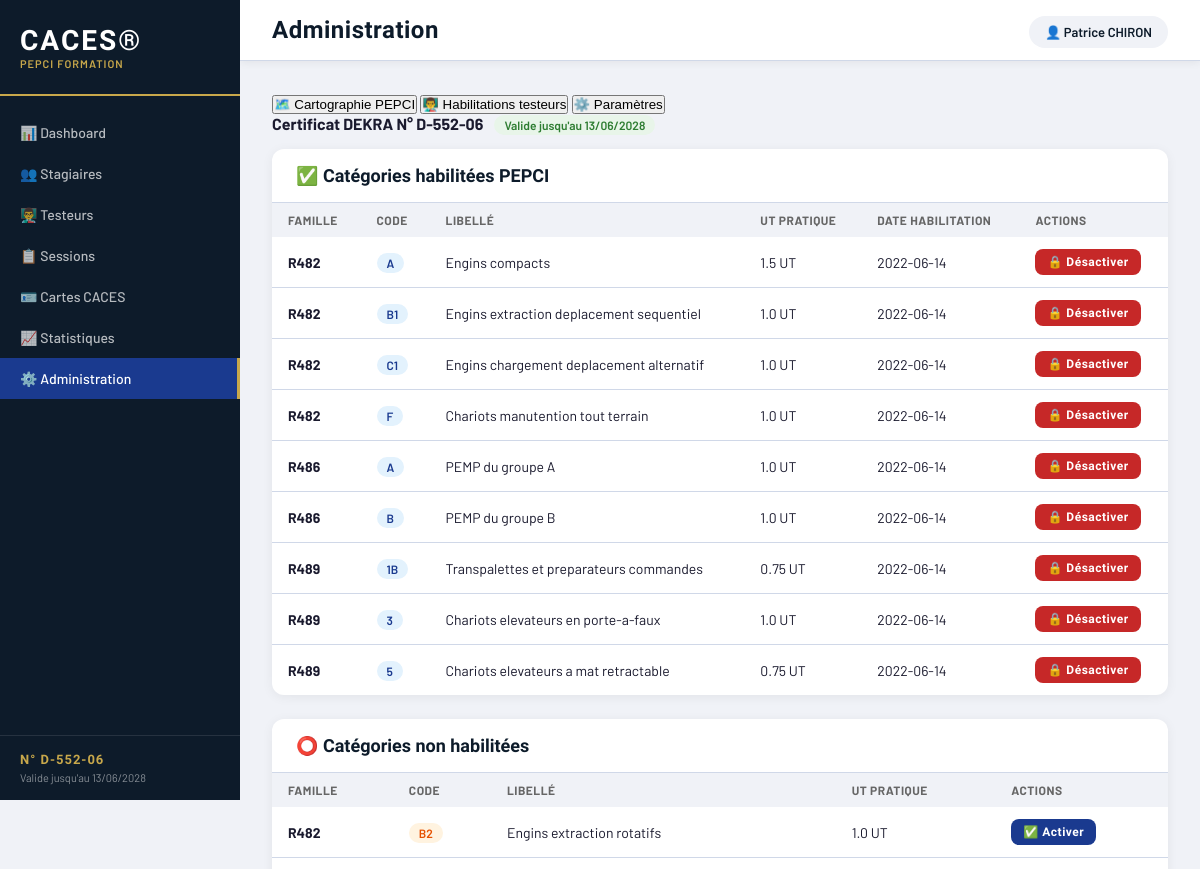
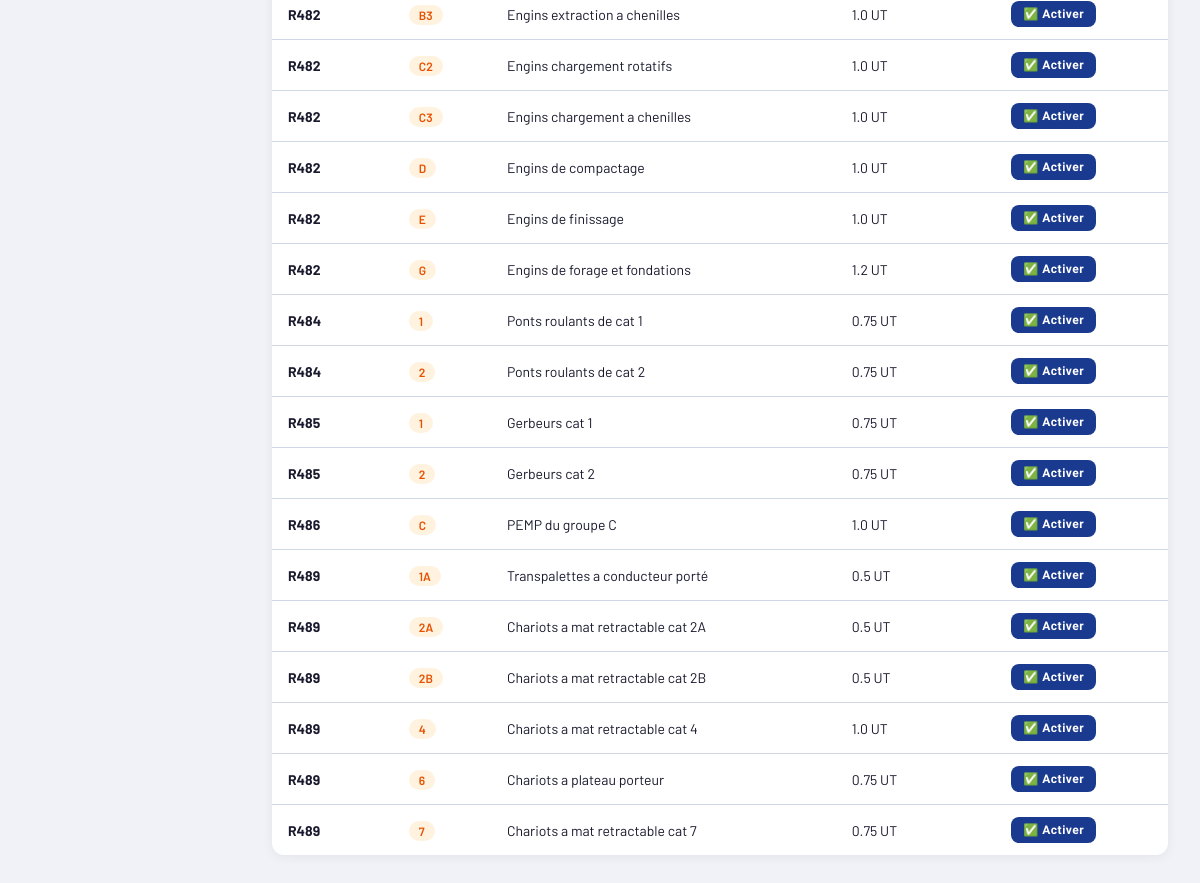
The page /admin on the database its author committed (2 pictures, top to bottom).
### app/models/categorie.py (models this page shows)
class Categorie(Base):
    __tablename__ = "categories"
    id = Column(Integer, primary_key=True, index=True)
    famille_id = Column(Integer, nullable=False)
    code = Column(String(10), nullable=False)
    libelle = Column(String(200), nullable=True)
    ut_pratique = Column(Float, default=1.0)  # Nombre d'UT pour l'épreuve pratique
    est_option = Column(Boolean, default=False)  # True si c'est une option (PE, Tel...)
    option_pe = Column(Boolean, default=False)
    option_tel = Column(Boolean, default=False)
    pepci_habilite = Column(Boolean, default=False)
    date_habilitation = Column(Date, nullable=True)
    actif = Column(Boolean, default=True)

### app/main.py (the view)
@app.get("/admin")
def page_admin(request: Request):
    db = SessionLocal()
    familles = db.query(Famille).filter(Famille.actif == True).all()
    categories_raw = db.query(Categorie).filter(Categorie.actif == True).all()
    testeurs_list = db.query(Testeur).filter(Testeur.actif == True).all()
    for t in testeurs_list:
        t.habilitations = db.query(HabilitationTesteur).filter(
            HabilitationTesteur.testeur_id == t.id,
            HabilitationTesteur.actif == True
        ).all()
    categories = []
    for c in categories_raw:
        f = db.query(Famille).filter(Famille.id == c.famille_id).first()
        c.famille_code = f.code if f else "?"
        categories.append(c)
    db.close()
    return templates.TemplateResponse(
        request=request,
        name="admin.html",
        context={
            "page": "admin",
            "familles": familles,
            "categories": categories,
            "testeurs": testeurs_list
        }
    )

### templates/admin.html (shortened to what this page needs)
{% extends "base.html" %}
{% block title %}Administration{% endblock %}
{% block content %}
<div class="tabs">
    <button class="tab active" onclick="showTab('cartographie', this)">🗺️ Cartographie PEPCI</button>
    <button class="tab" onclick="showTab('habilitations', this)">👨‍🏫 Habilitations testeurs</button>
    <button class="tab" onclick="showTab('parametres', this)">⚙️ Paramètres</button>
</div>
<div id="tab-cartographie">
    <div style="display:flex; justify-content:space-between; align-items:center; margin-bottom:16px;">
        <div>
            <strong>Certificat DEKRA N° D-552-06</strong>
            <span class="badge green" style="margin-left:8px;">Valide jusqu'au 13/06/2028</span>
        </div>
    </div>
    <div class="card">
        <div class="card-header">
            <h2>✅ Catégories habilitées PEPCI</h2>
        </div>
        <table class="table">
            <thead>
                <tr>
                    <th>Famille</th>
                    <th>Code</th>
                    <th>Libellé</th>
                    <th>UT pratique</th>
                    <th>Date habilitation</th>
                    <th>Actions</th>
                </tr>
            </thead>
            <tbody>
                {% for c in categories %}
                {% if c.pepci_habilite %}
                <tr>
                    <td><strong>{{ c.famille_code }}</strong></td>
                    <td><span class="badge blue">{{ c.code }}</span></td>
                    <td>{{ c.libelle }}</td>
                    <td>{{ c.ut_pratique }} UT</td>
                    <td>{{ c.date_habilitation or '—' }}</td>
                    <td>
                        <button class="btn btn-danger" style="padding:6px 12px; font-size:12px;"
                            onclick="desactiverHabilitation({{ c.id }}, '{{ c.famille_code }} {{ c.code }}')">
                            🔒 Désactiver
                        </button>
                    </td>
                </tr>
                {% endif %}
                {% endfor %}
            </tbody>
        </table>
    </div>
    <div style="margin-top:24px;">
        <div class="card">
            <div class="card-header">
                <h2>⭕ Catégories non habilitées</h2>
            </div>
            <table class="table">
                <thead>
                    <tr>
                        <th>Famille</th>
                        <th>Code</th>
                        <th>Libellé</th>
                        <th>UT pratique</th>
                        <th>Actions</th>
                    </tr>
                </thead>
                <tbody>
                    {% for c in categories %}
                    {% if not c.pepci_habilite %}
                    <tr>
                        <td><strong>{{ c.famille_code }}</strong></td>
                        <td><span class="badge orange">{{ c.code }}</span></td>
                        <td>{{ c.libelle }}</td>
                        <td>{{ c.ut_pratique }} UT</td>
                        <td>
                            <button class="btn btn-primary" style="padding:6px 12px; font-size:12px;"
                                onclick="activerHabilitation({{ c.id }}, '{{ c.famille_code }} {{ c.code }}')">
                                ✅ Activer
                            </button>
                        </td>
                    </tr>
                    {% endif %}
                    {% endfor %}
                </tbody>
            </table>
        </div>
    </div>
</div>
{% endblock %}

### static/style.css (style rules this page uses)
:root { --blue: #1a3a8f; --blue-light: #2350c8; --dark: #0d1b2a; --gold: #c8a84b; --green: #2e7d32; --orange: #e65100; --red: #c62828; --gray: #f0f2f7; --border: #d0d8e8; --text: #1a1a2e; --sidebar-width: 240px; }
* { box-sizing: border-box; margin: 0; padding: 0; }
body { font-family: 'Barlow', sans-serif; background: var(--gray); color: var(--text); display: flex; min-height: 100vh; }
.card { background: white; border-radius: 12px; box-shadow: 0 2px 12px rgba(0,0,0,0.06); overflow: hidden; }
.card-header { padding: 16px 24px; border-bottom: 1px solid var(--border); display: flex; justify-content: space-between; align-items: center; }
.card-header h2 { font-family: 'Barlow Condensed', sans-serif; font-size: 18px; font-weight: 700; color: var(--dark); }
.table { width: 100%; border-collapse: collapse; font-size: 14px; }
.table th { background: var(--gray); padding: 10px 16px; text-align: left; font-size: 12px; font-weight: 700; text-transform: uppercase; letter-spacing: 0.5px; color: #666; }
.table td { padding: 12px 16px; border-bottom: 1px solid var(--border); }
.table tr:last-child td { border-bottom: none; }
.badge { padding: 3px 10px; border-radius: 12px; font-size: 12px; font-weight: 600; }
.badge.green { background: #e8f5e9; color: var(--green); }
.badge.orange { background: #fff3e0; color: var(--orange); }
.badge.blue { background: #e3f2fd; color: var(--blue); }
.btn { padding: 10px 20px; border: none; border-radius: 8px; font-family: 'Barlow Condensed', sans-serif; font-size: 15px; font-weight: 700; letter-spacing: 0.5px; cursor: pointer; text-decoration: none; display: inline-flex; align-items: center; gap: 8px; transition: all 0.2s; }
.btn-primary { background: var(--blue); color: white; }
.btn-danger { background: var(--red); color: white; }

### rows shown on the page
Categorie: famille_code "R482", code "A", libelle "Engins compacts", ut_pratique "1.5", date_habilitation "2022-06-14"
Categorie: famille_code "R482", code "B1", libelle "Engins extraction deplacement sequentiel", ut_pratique "1.0", date_habilitation "2022-06-14"
Categorie: famille_code "R482", code "C1", libelle "Engins chargement deplacement alternatif", ut_pratique "1.0", date_habilitation "2022-06-14"
Categorie: famille_code "R482", code "F", libelle "Chariots manutention tout terrain", ut_pratique "1.0", date_habilitation "2022-06-14"
Categorie: famille_code "R486", code "A", libelle "PEMP du groupe A", ut_pratique "1.0", date_habilitation "2022-06-14"
Categorie: famille_code "R486", code "B", libelle "PEMP du groupe B", ut_pratique "1.0", date_habilitation "2022-06-14"
Categorie: famille_code "R489", code "1B", libelle "Transpalettes et preparateurs commandes", ut_pratique "0.75", date_habilitation "2022-06-14"
Categorie: famille_code "R489", code "3", libelle "Chariots elevateurs en porte-a-faux", ut_pratique "1.0", date_habilitation "2022-06-14"
Categorie: famille_code "R489", code "5", libelle "Chariots elevateurs a mat retractable", ut_pratique "0.75", date_habilitation "2022-06-14"
Categorie: famille_code "R482", code "B2", libelle "Engins extraction rotatifs", ut_pratique "1.0"
Categorie: famille_code "R482", code "B3", libelle "Engins extraction a chenilles", ut_pratique "1.0"
Categorie: famille_code "R482", code "C2", libelle "Engins chargement rotatifs", ut_pratique "1.0"
Categorie: famille_code "R482", code "C3", libelle "Engins chargement a chenilles", ut_pratique "1.0"
Categorie: famille_code "R482", code "D", libelle "Engins de compactage", ut_pratique "1.0"
Categorie: famille_code "R482", code "E", libelle "Engins de finissage", ut_pratique "1.0"
Categorie: famille_code "R482", code "G", libelle "Engins de forage et fondations", ut_pratique "1.2"
Categorie: famille_code "R484", code "1", libelle "Ponts roulants de cat 1", ut_pratique "0.75"
Categorie: famille_code "R484", code "2", libelle "Ponts roulants de cat 2", ut_pratique "0.75"
Categorie: famille_code "R485", code "1", libelle "Gerbeurs cat 1", ut_pratique "0.75"
Categorie: famille_code "R485", code "2", libelle "Gerbeurs cat 2", ut_pratique "0.75"
Categorie: famille_code "R486", code "C", libelle "PEMP du groupe C", ut_pratique "1.0"
Categorie: famille_code "R489", code "1A", libelle "Transpalettes a conducteur porté", ut_pratique "0.5"
Categorie: famille_code "R489", code "2A", libelle "Chariots a mat retractable cat 2A", ut_pratique "0.5"
Categorie: famille_code "R489", code "2B", libelle "Chariots a mat retractable cat 2B", ut_pratique "0.5"
Categorie: famille_code "R489", code "4", libelle "Chariots a mat retractable cat 4", ut_pratique "1.0"
Categorie: famille_code "R489", code "6", libelle "Chariots a plateau porteur", ut_pratique "0.75"
Categorie: famille_code "R489", code "7", libelle "Chariots a mat retractable cat 7", ut_pratique "0.75"
